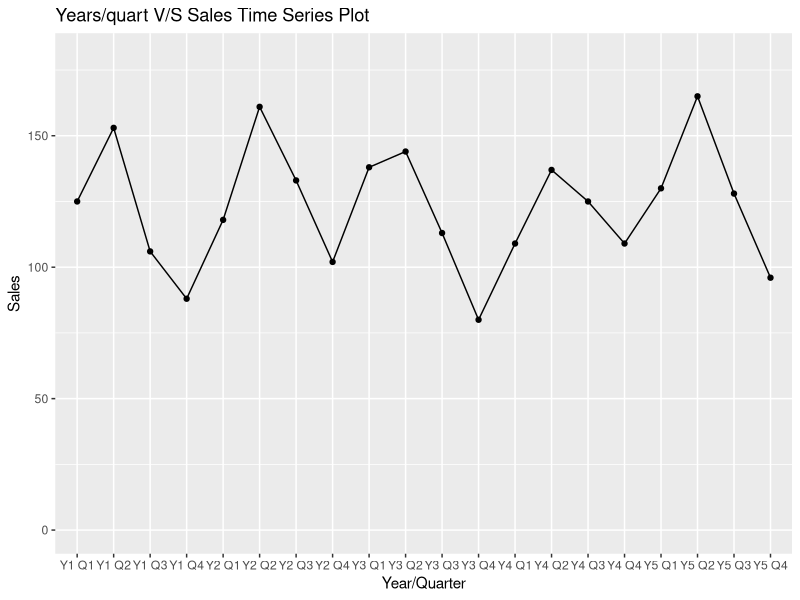

Write the R code that produced this figure.
                                   # Page no. : 790 - 791

# Time Series Patterns Eg-5

year_quart <- c("Y1 Q1", "Y1 Q2", "Y1 Q3", "Y1 Q4", "Y2 Q1", "Y2 Q2", "Y2 Q3", "Y2 Q4", "Y3 Q1", 
                "Y3 Q2", "Y3 Q3", "Y3 Q4", "Y4 Q1", "Y4 Q2", "Y4 Q3", "Y4 Q4", "Y5 Q1", "Y5 Q2",
                "Y5 Q3", "Y5 Q4")  # Years and Quarters
sales <- c(125, 153, 106, 88, 118, 161, 133, 102, 138, 144, 113, 80, 109, 137, 125, 109, 130, 165,
           128, 96)

DF <- data.frame(year_quart, sales)

# Install Library if not installed

# install.packages("gpplot2")

# Import Library

library(ggplot2)

ggplot(DF,aes(year_quart,sales, group = 1)) + geom_line() + geom_point() + ylim(c(0,180)) +
  labs(title = "Years/quart V/S Sales Time Series Plot", x = "Year/Quarter", y = "Sales")
